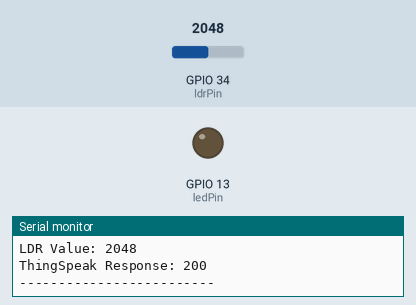
Simulated run of this sketch. Board: ESP32. Shown: output pins drawn as LEDs (lit = HIGH), the last lines printed to the serial monitor. Inputs (shaded band) come from the test bench; at power-on: GPIO 34 (ldrPin) = 2048. WiFi joins after 1.5 s; servers stay silent unless stated; web services answer with replies made up by the test bench.

Above: at 2.7 s.
2.8 s: GPIO 34 (ldrPin) set to 538
16.8 s: GPIO 34 (ldrPin) set to 455
28.2 s: GPIO 34 (ldrPin) set to 540
At 29.1 s:
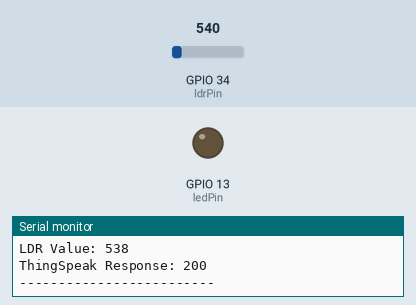
39.6 s: GPIO 34 (ldrPin) set to 491
At 47.8 s:
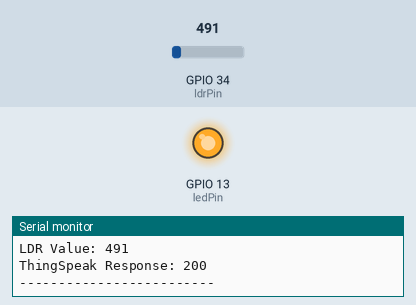
51.0 s: GPIO 34 (ldrPin) set to 1228
At 63.0 s:
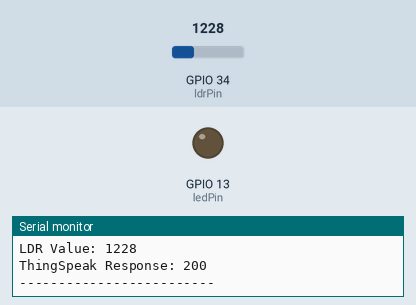
Timing chart, 0 to 64.5 s (numbered marks = the images above; inputs shaded):
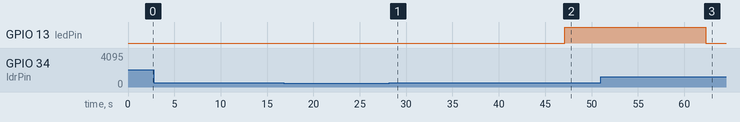

The sketch:

Task4_IoT_Cloud_Smart_Lighting.ino
```cpp
#include <WiFi.h>
#include <HTTPClient.h>

const char* ssid = "Wokwi-GUEST";
const char* password = "";

String apiKey = "SEIOS25MUJBYFG78";

const int ldrPin = 34;
const int ledPin = 13;

int ldrValue;
int threshold = 500;

void setup() {
  Serial.begin(115200);

  pinMode(ledPin, OUTPUT);

  Serial.println("Connecting to WiFi...");

  WiFi.begin(ssid, password);

  while (WiFi.status() != WL_CONNECTED) {
    delay(500);
    Serial.print(".");
  }

  Serial.println();
  Serial.println("WiFi Connected!");
  Serial.print("IP Address: ");
  Serial.println(WiFi.localIP());
}

void loop() {

  ldrValue = analogRead(ldrPin);

  // Automatic lighting control
  if (ldrValue < threshold) {
    digitalWrite(ledPin, HIGH);
    Serial.println("DARK - LED ON");
  }
  else {
    digitalWrite(ledPin, LOW);
    Serial.println("BRIGHT - LED OFF");
  }

  Serial.print("LDR Value: ");
  Serial.println(ldrValue);

  // Send data to ThingSpeak
  if (WiFi.status() == WL_CONNECTED) {

    HTTPClient http;

    String url = "http://api.thingspeak.com/update?api_key="
                 + apiKey + "&field1=" + String(ldrValue);

    http.begin(url);

    int httpResponseCode = http.GET();

    Serial.print("ThingSpeak Response: ");
    Serial.println(httpResponseCode);

    http.end();
  }

  Serial.println("-------------------------");

  delay(15000);
}
```

Measured:
- after the input at 28.2 s, GPIO 13 (ledPin): stays LOW (without the input it goes to HIGH after 3.7 s)
- after the input at 39.6 s, GPIO 13 (ledPin): LOW → HIGH after 7.5 s
- after the input at 51.0 s, GPIO 13 (ledPin): HIGH → LOW after 11.3 s
